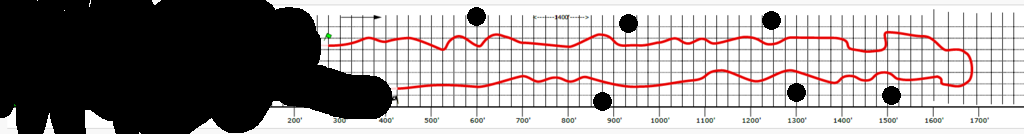
#> input picture track_parsing/data/raw/cleanAutocross2024.png, 1024 x 134 px, found by its file name
$ python main.py
#> lines starting #> are read from the running program, lines starting #| are printed output that depends on the picture; after the words box and inside, x2 and y2 are one past the last pixel; in counts of white or black regions, pixels touching at a corner belong together
### track_parsing/python/image_processing.py
# /python/image_processing.py
import cv2
import numpy as np
from skimage.morphology import skeletonize
import matplotlib.pyplot as plt

def extract_centerline(image_path: str, sensitivity = 'normal', show_images=False):
    """
    Reads the input track image, isolates the red centerline, and extracts pixel coordinates along it.
    Returns: Nx2 numpy array of (x, y) points in pixel coordinates.
    """
#> called with image_path = 'data/raw/cleanAutocross2024.png', sensitivity = 'low', show_images = True
    # Load image
    img = cv2.imread(image_path)
#> img is the input picture: shape (134, 1024, 3); mean B, G, R 153.7, 153.8, 159.3
    if img is None:
        raise FileNotFoundError(f"Image not found: {image_path}")

    # Convert to HSV and isolate red color
    hsv = cv2.cvtColor(img, cv2.COLOR_BGR2HSV)
#> hsv: shape (134, 1024, 3); mean H, S, V 1.5, 6.9, 159.5

    # Adjust sensitivity based on parameter

    if sensitivity == 'endurance2023':  # same as 'high for now'
        mask1 = cv2.inRange(hsv, (0, 5, 5), (25, 255, 255))
        mask2 = cv2.inRange(hsv, (160, 5, 5), (185, 255, 255))
    elif sensitivity == 'endurance2025':  # same as 'normal' for now
        # Sensitive: good for faded red lines
        mask1 = cv2.inRange(hsv, (0, 30, 30), (15, 255, 255))      # Red-orange range
        mask2 = cv2.inRange(hsv, (165, 30, 30), (180, 255, 255))   # Red-pink range

    elif sensitivity == 'high':
        # Ultra-sensitive: catch any hint of red/pink/orange
        mask1 = cv2.inRange(hsv, (0, 5, 5), (25, 255, 255))      # Very wide red-orange
        mask2 = cv2.inRange(hsv, (160, 5, 5), (185, 255, 255))   # Very wide red-pink
    elif sensitivity == 'normal':
        # Sensitive: good for faded red lines
        mask1 = cv2.inRange(hsv, (0, 30, 30), (15, 255, 255))      # Red-orange range
        mask2 = cv2.inRange(hsv, (165, 30, 30), (180, 255, 255))   # Red-pink range
    elif sensitivity == 'low':
        # Conservative: only clear red
        mask1 = cv2.inRange(hsv, (0, 70, 70), (10, 255, 255))
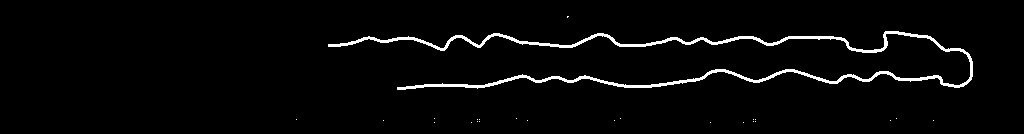
#> mask1: shape (134, 1024); 3% white; 24 white regions (23 under 20 px), largest, box (x1, y1, x2, y2) and area: (328, 31, 973, 90) 4077
        mask2 = cv2.inRange(hsv, (170, 70, 70), (180, 255, 255))
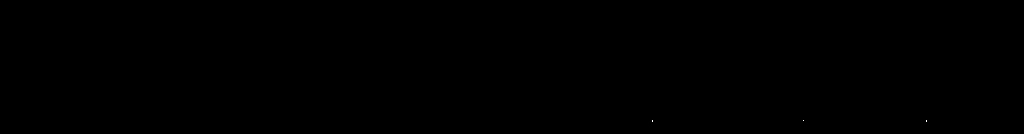
#> mask2: shape (134, 1024); 0% white in thin lines or dots, all inside (x1, y1, x2, y2) = (652, 120, 927, 122)
    else:
        raise ValueError(f"Unknown sensitivity setting: {sensitivity}")

    mask = cv2.bitwise_or(mask1, mask2)


    # Clean up noise
    mask = cv2.medianBlur(mask, 3) #number must be odd
#> mask: shape (134, 1024); 3% white; 1 white region, box (x1, y1, x2, y2) and area: (328, 31, 973, 90) 4067

    # Skeletonize to one-pixel-wide path
    skel = skeletonize(mask > 0)
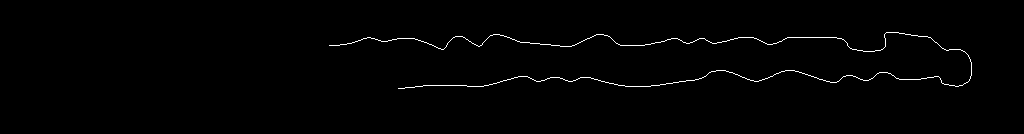
#> skel: shape (134, 1024) bool; 0.92% white in thin lines or dots, all inside (x1, y1, x2, y2) = (329, 32, 972, 89)

    # Extract (y, x) coordinates and convert to (x, y)
    coords = np.column_stack(np.where(skel))
#> coords = 1257 pairs, first value 32 to 88, second value 329 to 971
    coords = np.flip(coords, axis=1)  # (x, y) order
#> coords = 1257 pairs, first value 329 to 971, second value 32 to 88


    # Show intermediate masks if required
    # Display images if requested
    if show_images:
        plt.figure(figsize=(15, 5))

        # Original image
        plt.subplot(1, 4, 1)
        plt.imshow(cv2.cvtColor(img, cv2.COLOR_BGR2RGB))
        plt.title('Original Image')
        plt.axis('off')

        # Red mask
        plt.subplot(1, 4, 2)
        plt.imshow(mask, cmap='gray')
        plt.title('Red Color Mask')
        plt.axis('off')

        # Cleaned mask
        plt.subplot(1, 4, 3)
        plt.imshow(mask, cmap='gray')
        plt.title('Cleaned Mask')
        plt.axis('off')

        # Final skeleton
        plt.subplot(1, 4, 4)
        plt.imshow(skel, cmap='gray')
        plt.title('Skeleton (Final Result)')
        plt.axis('off')

        plt.tight_layout()
        plt.show()
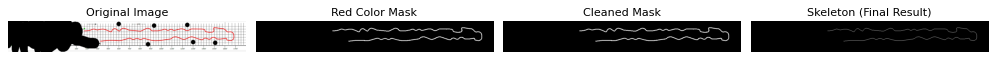
#> figure drawn by matplotlib, 4 panels

    print(f"[extract_centerline] Extracted {len(coords)} raw points")
#| [extract_centerline] Extracted 1257 raw points
    return coords

### track_parsing/python/path_extraction.py
# /python/path_extraction.py
import numpy as np
from scipy import interpolate
from scipy.spatial import distance
import matplotlib.pyplot as plt

def smooth_path(rawpoints, show_visualization=False, startPoint = [0,0], smoothness=0, max_jump_distance=50):
    """
    Orders and smooths the input (x, y) points.
    Returns a resampled Nx2 numpy array with evenly spaced points.
    """
    # --- Step 1: rough ordering with distance-based stopping ---
    # Sort points by proximity to form a path (simple nearest-neighbor walk)


    if startPoint != [0,0]:
        start_index = findIndexOfClosestPoint(rawpoints, startPoint)
        points = np.concatenate([rawpoints[start_index:], rawpoints[:start_index]]) # shift starting point
    else :
        points = rawpoints.copy()

    num_points = len(points)
    ordered = [points[0]]
    remaining = points[1:].tolist()

    while remaining:
        last = ordered[-1]
        dists = np.linalg.norm(np.array(remaining) - last, axis=1) #distance from last point to ALL other points
        min_dist = np.min(dists)

        # Stop if the closest point is too far away (indicates jump to noise)
        if min_dist > max_jump_distance:
            print(f"[smooth_path] Stopping at {len(ordered)} points - next closest point is {min_dist:.1f} pixels away (threshold: {max_jump_distance})")
            break

        # Optional: Stop if we've completed a circuit (close to starting point)
        if len(ordered) > 100:  # Only check after we have some points
            dist_to_start = np.linalg.norm(np.array(remaining)[np.argmin(dists)] - ordered[0])
            if dist_to_start < 10 and len(ordered) > len(points) * 0.8:  # Close to start and most points processed
                print(f"[smooth_path] Circuit completed at {len(ordered)} points - close to starting point")
                break

        idx = np.argmin(dists) #find the index of the closest point
        ordered.append(remaining.pop(idx))
        if len(ordered) % 500 == 0:
            print(f"[smooth_path] Progress: {len(ordered)} points ordered")

    ordered = np.array(ordered)

    # --- Step 2: spline smoothing ---
    tck, u = interpolate.splprep([ordered[:, 0], ordered[:, 1]], s=smoothness)
    u_new = np.linspace(0, 1, num_points)
    x_smooth, y_smooth = interpolate.splev(u_new, tck)

    smoothed = np.column_stack([x_smooth, y_smooth])
    print(f"[smooth_path] Generated {len(smoothed)} smooth points")

    # Visualization if requested
    if show_visualization:
        plt.figure(figsize=(15, 5))

        # Plot 1: Original unordered points
        plt.subplot(1, 3, 1)
        plt.scatter(points[:, 0], -points[:, 1], c='red', s=1, alpha=0.6)  # Flip Y axis
        plt.title(f'Original Points (Unordered)\n{len(points)} points')
        plt.xlabel('X (pixels)')
        plt.ylabel('Y (pixels) - Flipped for correct orientation')
        plt.axis('equal')
        plt.grid(True, alpha=0.3)

        # Plot 2: Ordered points (connected)
        plt.subplot(1, 3, 2)
        plt.plot(ordered[:, 0], -ordered[:, 1], 'b-', linewidth=1, alpha=0.7)  # Flip Y axis
        plt.scatter(ordered[0, 0], -ordered[0, 1], c='green', s=50, marker='o', label='Start')  # Flip Y axis
        plt.scatter(ordered[-1, 0], -ordered[-1, 1], c='red', s=50, marker='x', label='End')  # Flip Y axis
        plt.title(f'Ordered Path\n{len(ordered)} points')
        plt.xlabel('X (pixels)')
        plt.ylabel('Y (pixels) - Flipped for correct orientation')
        plt.legend()
        plt.axis('equal')
        plt.grid(True, alpha=0.3)

        # Plot 3: Final smooth path
        plt.subplot(1, 3, 3)
        plt.plot(smoothed[:, 0], -smoothed[:, 1], 'purple', linewidth=1)  # Flip Y axis
        plt.scatter(smoothed[0, 0], -smoothed[0, 1], c='green', s=50, marker='o', label='Start')  # Flip Y axis
        plt.scatter(smoothed[-1, 0], -smoothed[-1, 1], c='red', s=50, marker='x', label='End')  # Flip Y axis
        plt.title(f'Smoothed Path\n{len(smoothed)} points')
        plt.xlabel('X (pixels)')
        plt.ylabel('Y (pixels) - Flipped for correct orientation')
        plt.legend()
        plt.axis('equal')
        plt.grid(True, alpha=0.3)

        plt.tight_layout()
        plt.show()

    return smoothed


def findIndexOfClosestPoint(points, target):
    min_dist = float('inf')
    min_index = -1
    for i, (x, y) in enumerate(points):
        dist = np.linalg.norm(np.array([x, y]) - target)
        if dist < min_dist:
            min_dist = dist
            min_index = i
    print(f"[findIndexOfClosestPoint] Closest point to {target} is at index {min_index} with distance {min_dist:.2f}")
    return min_index

### track_parsing/python/scaling_utils.py
# /python/scaling_utils.py
import numpy as np
import matplotlib.pyplot as plt

def scale_to_meters(points, pixelsPerFootScale, show_visualization=False):
    """
    Scales (x, y) coordinates from pixels to meters.
    scale: pixels per foot.
    Returns: Nx2 numpy array in meters.
    """

    scale = 0.3048 / pixelsPerFootScale  # meters per pixel
    scaled = points * scale

    # Calculate track dimensions for comparison
    pixel_width = np.max(points[:, 0]) - np.min(points[:, 0])
    pixel_height = np.max(points[:, 1]) - np.min(points[:, 1])
    meter_width = np.max(scaled[:, 0]) - np.min(scaled[:, 0])
    meter_height = np.max(scaled[:, 1]) - np.min(scaled[:, 1])

    print(f"[scale_to_meters] Applied scale: {scale:.6f} m/px ({pixelsPerFootScale} pixels/foot)")
    print(f"[scale_to_meters] Track dimensions - Pixels: {pixel_width:.1f} x {pixel_height:.1f}, Meters: {meter_width:.2f} x {meter_height:.2f}")

    # Visualization if requested
    if show_visualization:
        plt.figure(figsize=(16, 8))

        # Plot 1: Original pixel coordinates
        plt.subplot(1, 2, 1)
        plt.plot(points[:, 0], -points[:, 1], 'b-', linewidth=2, alpha=0.8)  # Flip Y for correct orientation
        plt.scatter(points[0, 0], -points[0, 1], c='green', s=100, marker='o', label='Start', zorder=5)
        plt.scatter(points[-1, 0], -points[-1, 1], c='red', s=100, marker='x', label='End', zorder=5)

        plt.title('BEFORE SCALING: Pixel Coordinates', fontsize=14, fontweight='bold')
        plt.xlabel('X (pixels)', fontsize=12)
        plt.ylabel('Y (pixels) - Flipped for correct orientation', fontsize=12)

        # Add dimension annotations
        plt.text(0.02, 0.98, f'Track Width: {pixel_width:.0f} pixels',
                transform=plt.gca().transAxes, fontsize=11, verticalalignment='top',
                bbox=dict(boxstyle='round', facecolor='lightblue', alpha=0.8))
        plt.text(0.02, 0.90, f'Track Height: {pixel_height:.0f} pixels',
                transform=plt.gca().transAxes, fontsize=11, verticalalignment='top',
                bbox=dict(boxstyle='round', facecolor='lightblue', alpha=0.8))
        plt.text(0.02, 0.82, f'Scale: {pixelsPerFootScale:.1f} pixels/foot',
                transform=plt.gca().transAxes, fontsize=11, verticalalignment='top',
                bbox=dict(boxstyle='round', facecolor='yellow', alpha=0.8))

        plt.legend()
        plt.axis('equal')
        plt.grid(True, alpha=0.3)

        # Plot 2: Scaled meter coordinates
        plt.subplot(1, 2, 2)
        plt.plot(scaled[:, 0], -scaled[:, 1], 'purple', linewidth=2, alpha=0.8)  # Flip Y for correct orientation
        plt.scatter(scaled[0, 0], -scaled[0, 1], c='green', s=100, marker='o', label='Start', zorder=5)
        plt.scatter(scaled[-1, 0], -scaled[-1, 1], c='red', s=100, marker='x', label='End', zorder=5)

        plt.title('AFTER SCALING: Real-World Coordinates', fontsize=14, fontweight='bold')
        plt.xlabel('X (meters)', fontsize=12)
        plt.ylabel('Y (meters) - Flipped for correct orientation', fontsize=12)

        # Add dimension annotations
        plt.text(0.02, 0.98, f'Track Width: {meter_width:.2f} meters',
                transform=plt.gca().transAxes, fontsize=11, verticalalignment='top',
                bbox=dict(boxstyle='round', facecolor='lightgreen', alpha=0.8))
        plt.text(0.02, 0.90, f'Track Height: {meter_height:.2f} meters',
                transform=plt.gca().transAxes, fontsize=11, verticalalignment='top',
                bbox=dict(boxstyle='round', facecolor='lightgreen', alpha=0.8))
        plt.text(0.02, 0.82, f'Scale: {scale:.6f} m/pixel',
                transform=plt.gca().transAxes, fontsize=11, verticalalignment='top',
                bbox=dict(boxstyle='round', facecolor='yellow', alpha=0.8))

        # Add scale reference lines
        if meter_width > 10:  # If track is reasonably large
            # Add 10m reference line
            ref_length_m = 10
            ref_length_px = ref_length_m / scale
            x_start = np.min(scaled[:, 0]) + meter_width * 0.1
            y_ref = np.min(-scaled[:, 1]) + (np.max(-scaled[:, 1]) - np.min(-scaled[:, 1])) * 0.1

            plt.plot([x_start, x_start + ref_length_m], [y_ref, y_ref], 'k-', linewidth=4)
            plt.text(x_start + ref_length_m/2, y_ref - (np.max(-scaled[:, 1]) - np.min(-scaled[:, 1])) * 0.05,
                    '10m', ha='center', fontsize=10, fontweight='bold',
                    bbox=dict(boxstyle='round', facecolor='white', alpha=0.8))

        plt.legend()
        plt.axis('equal')
        plt.grid(True, alpha=0.3)

        # Add overall title
        plt.suptitle(f'Track Scaling Transformation: {pixelsPerFootScale} pixels/foot → Real World Coordinates',
                    fontsize=16, fontweight='bold', y=0.95)

        plt.tight_layout()
        plt.show()

        # Print detailed comparison
        print("\n" + "="*60)
        print("SCALING TRANSFORMATION SUMMARY")
        print("="*60)
        print(f"Input Scale Factor: {pixelsPerFootScale:.2f} pixels per foot")
        print(f"Conversion Factor: {scale:.6f} meters per pixel")
        print(f"")
        print(f"DIMENSIONS COMPARISON:")
        print(f"  Original (pixels):  {pixel_width:.0f} × {pixel_height:.0f}")
        print(f"  Scaled (meters):    {meter_width:.2f} × {meter_height:.2f}")
        print(f"")
        print(f"TRACK STATISTICS:")
        print(f"  Number of points:   {len(points)}")
        print(f"  Track perimeter:    ~{np.sum(np.sqrt(np.sum(np.diff(scaled, axis=0)**2, axis=1))):.2f} meters")
        print("="*60)

    return scaled

### track_parsing/python/export_utils.py
# /python/export_utils.py
import numpy as np
import os
from datetime import datetime

def save_to_csv(points, out_path, include_header=False, overwrite=True):
    """
    Saves (x, y) points to CSV, with options for headers and overwrite protection.

    Args:
        points: Nx2 numpy array of (x, y) coordinates
        out_path: Output file path (will create directories if needed)
        include_header: Whether to include column headers (default: False for MATLAB compatibility)
        overwrite: Whether to overwrite existing files (default: True)
    """
    try:
        # Create directories if they don't exist
        dir_path = os.path.dirname(out_path)
        if dir_path:  # Only create if there's actually a directory path
            os.makedirs(dir_path, exist_ok=True)
            print(f"[save_to_csv] Ensured directory exists: {dir_path}")

        # Check if file exists and handle overwrite
        if os.path.exists(out_path) and not overwrite:
            # Create backup filename with timestamp
            base, ext = os.path.splitext(out_path)
            timestamp = datetime.now().strftime("%Y%m%d_%H%M%S")
            out_path = f"{base}_{timestamp}{ext}"
            print(f"[save_to_csv] File exists, saving as: {out_path}")

        # Prepare header if requested
        header = "x,y" if include_header else ""

        # Save the file
        np.savetxt(out_path, points, delimiter=',', fmt='%.6f', header=header, comments='')

        # Success message with file info
        file_size = os.path.getsize(out_path)
        print(f"[save_to_csv] ✓ Saved {len(points)} points to {out_path}")
        print(f"[save_to_csv] ✓ File size: {file_size:,} bytes")

        return out_path  # Return the actual path used (in case of timestamp)

    except Exception as e:
        print(f"[save_to_csv] ✗ Error saving file: {e}")
        raise


# [120 lines left out: functions save_to_json, save_track_summary, not called in this run]

### track_parsing/python/main.py
from image_processing import extract_centerline
from path_extraction import smooth_path
from scaling_utils import scale_to_meters
from export_utils import save_to_csv

image_path = "data/raw/cleanAutocross2024.png"

# spa is low

points = extract_centerline(image_path, 'low', True)
#> points has the same summary as coords in extract_centerline

points_smooth = smooth_path(points, True, [1, 1])
#> the loop in findIndexOfClosestPoint, `for i, (x, y) in enumerate(points):` made 1257 passes
#> (x, y, dist, min_dist) on passes 1, 14, 21, 43: (886, 32, 885.5, 885.5), (885, 33, 884.6, 884.6), (493, 34, 493.1, 493.1), (490, 35, 490.2, 490.2)
#> after the loop in findIndexOfClosestPoint, `for i, (x, y) in enumerate(points):`: min_dist = 330.9; min_index = 506
#| [findIndexOfClosestPoint] Closest point to [1, 1] is at index 506 with distance 330.94
#> in smooth_path, `points = np.concatenate([rawpoints[start_index:], rawpoints[:start_ind..`: points has the same summary as coords in extract_centerline
#> in smooth_path, `num_points = len(points)`: num_points = 1257
#> in smooth_path, `ordered = [points[0]]`: ordered = [[329, 45]]
#> in smooth_path, `remaining = points[1:].tolist()`: remaining = 1256 pairs, first value 330 to 971, second value 32 to 88
#> the loop in smooth_path, `while remaining:` made 1256 passes
#> (min_dist, dist_to_start) on passes 101 to 108: (1, 101), (1, 102), (1.41, 103), (1, 104), (1.41, 105), (1, 106), (1.41, 107), (1, 108)
#> after the loop in smooth_path, `while remaining:`: ordered has the same summary as coords in extract_centerline; remaining = []
#> in smooth_path, `tck, u = interpolate.splprep([ordered[:, 0], ordered[:, 1]], s=smoothn..`: tck = 3 items; u = 1257 values from 0 to 1
#> in smooth_path, `x_smooth, y_smooth = interpolate.splev(u_new, tck)`: x_smooth = 1257 values, max 971.1 at index 681, min 329 at index 0, mean 674.8; y_smooth = 1257 values, max 88.06 at index 1251, min 31.93 at index 589, mean 59.06
#> in smooth_path, `smoothed = np.column_stack([x_smooth, y_smooth])`: smoothed = 1257 pairs, first value 329 to 971.1, second value 31.93 to 88.06
#| [smooth_path] Generated 1257 smooth points
#> in smooth_path, `plt.show()`:
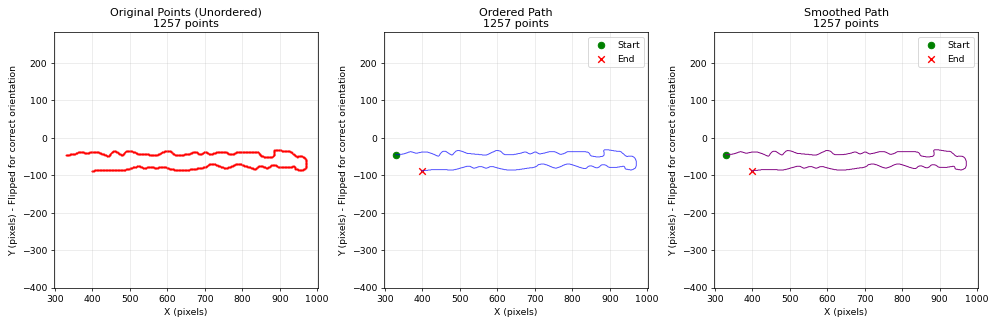
#> figure drawn by matplotlib, 3 panels
#> points_smooth has the same summary as smoothed in smooth_path

#start pixel:
# endurance2025[513, 68]
# endurance2023[515, 68]

points_scaled = scale_to_meters(points_smooth, 228/500, True)
#> in scale_to_meters, `scaled = points * scale`: scaled = 1257 pairs, first value 219.9 to 649.1, second value 21.35 to 58.86
#> in scale_to_meters, `pixel_width = np.max(points[:, 0]) - np.min(points[:, 0])`: pixel_width = 642.1
#> in scale_to_meters, `pixel_height = np.max(points[:, 1]) - np.min(points[:, 1])`: pixel_height = 56.13
#> in scale_to_meters, `meter_width = np.max(scaled[:, 0]) - np.min(scaled[:, 0])`: meter_width = 429.2
#> in scale_to_meters, `meter_height = np.max(scaled[:, 1]) - np.min(scaled[:, 1])`: meter_height = 37.52
#| [scale_to_meters] Track dimensions - Pixels: 642.1 x 56.1, Meters: 429.17 x 37.52
#> in scale_to_meters, `x_start = np.min(scaled[:, 0]) + meter_width * 0.1`: x_start = 262.8
#> in scale_to_meters, `y_ref = np.min(-scaled[:, 1]) + (np.max(-scaled[:, 1]) - np.min(-scale..`: y_ref = -55.11
#> in scale_to_meters, `plt.show()`:
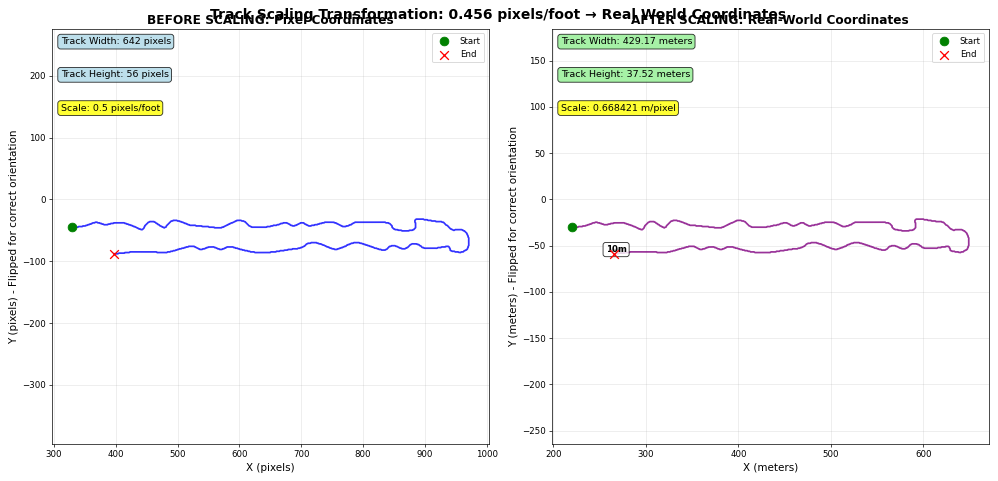
#> figure drawn by matplotlib, 2 panels
#|   Original (pixels):  642 × 56
#|   Scaled (meters):    429.17 × 37.52
#|   Number of points:   1257
#|   Track perimeter:    ~919.10 meters
#> points_scaled has the same summary as scaled in scale_to_meters

# endurance 23 and 25 use 200/500 pixels per foot
# autocross 24 uses 228/500
# minispa: 500/3000

save_to_csv(points_scaled, "data/processed/autocross2024_scaled_track_points.csv")
#| [save_to_csv] ✓ Saved 1257 points to data/processed/autocross2024_scaled_track_points.csv


# cool addition:
#  make it start at a given point by painting it green on the image? usefull if we want specific start and automation.
